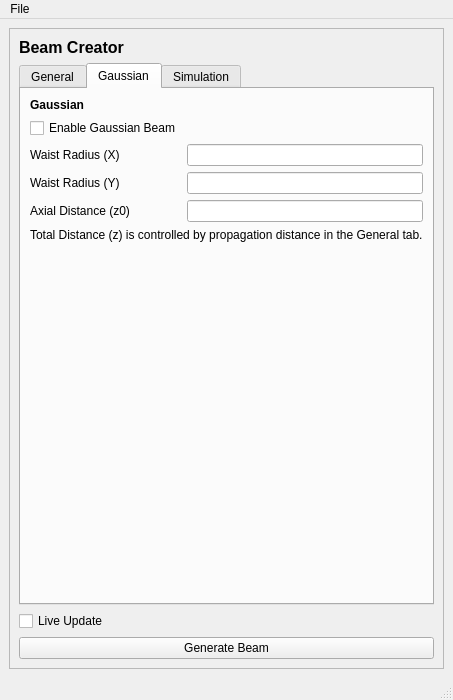
<?xml version="1.0" encoding="UTF-8"?>
<ui version="4.0">
 <class>MainWindow</class>
 <widget class="QMainWindow" name="MainWindow">
  <property name="geometry">
   <rect>
    <x>0</x>
    <y>0</y>
    <width>396</width>
    <height>700</height>
   </rect>
  </property>
  <property name="windowTitle">
   <string>MainWindow</string>
  </property>
  <widget class="QWidget" name="centralwidget">
   <layout class="QGridLayout" name="gridLayout">
    <item row="0" column="0">
     <widget class="QFrame" name="frame_main">
      <property name="frameShape">
       <enum>QFrame::StyledPanel</enum>
      </property>
      <property name="frameShadow">
       <enum>QFrame::Raised</enum>
      </property>
      <layout class="QGridLayout" name="gridLayout_2">
       <item row="5" column="0" colspan="2">
        <widget class="QPushButton" name="pushButton_generate_beam">
         <property name="text">
          <string>Generate Beam</string>
         </property>
        </widget>
       </item>
       <item row="0" column="0">
        <widget class="QLabel" name="label_title">
         <property name="font">
          <font>
           <pointsize>12</pointsize>
           <weight>75</weight>
           <bold>true</bold>
          </font>
         </property>
         <property name="text">
          <string>Beam Creator</string>
         </property>
        </widget>
       </item>
       <item row="1" column="0" colspan="2">
        <widget class="QTabWidget" name="tabWidget">
         <property name="tabShape">
          <enum>QTabWidget::Rounded</enum>
         </property>
         <property name="currentIndex">
          <number>1</number>
         </property>
         <widget class="QWidget" name="tab_general">
          <attribute name="title">
           <string>General</string>
          </attribute>
          <layout class="QGridLayout" name="gridLayout_4">
           <item row="1" column="0">
            <spacer name="verticalSpacer_2">
             <property name="orientation">
              <enum>Qt::Vertical</enum>
             </property>
             <property name="sizeHint" stdset="0">
              <size>
               <width>20</width>
               <height>40</height>
              </size>
             </property>
            </spacer>
           </item>
           <item row="0" column="0">
            <widget class="QGroupBox" name="groupBox">
             <property name="title">
              <string/>
             </property>
             <property name="flat">
              <bool>true</bool>
             </property>
             <property name="checkable">
              <bool>false</bool>
             </property>
             <layout class="QGridLayout" name="gridLayout_3">
              <item row="3" column="1">
               <widget class="QLineEdit" name="lineEdit_beam_height">
                <property name="text">
                 <string>100e-6</string>
                </property>
               </widget>
              </item>
              <item row="5" column="1">
               <widget class="QLineEdit" name="lineEdit_shift_y">
                <property name="text">
                 <string>0.0</string>
                </property>
               </widget>
              </item>
              <item row="4" column="1">
               <widget class="QLineEdit" name="lineEdit_shift_x">
                <property name="text">
                 <string>0.0</string>
                </property>
               </widget>
              </item>
              <item row="9" column="0">
               <widget class="QLabel" name="label_shape">
                <property name="text">
                 <string>Shape</string>
                </property>
               </widget>
              </item>
              <item row="9" column="1">
               <widget class="QComboBox" name="comboBox_shape"/>
              </item>
              <item row="13" column="0">
               <widget class="QLabel" name="label_distance_value">
                <property name="text">
                 <string>Distance</string>
                </property>
               </widget>
              </item>
              <item row="3" column="0">
               <widget class="QLabel" name="label_length">
                <property name="text">
                 <string>Height (m)</string>
                </property>
               </widget>
              </item>
              <item row="13" column="1">
               <widget class="QLineEdit" name="lineEdit_distance_value">
                <property name="text">
                 <string>2.0e-3</string>
                </property>
               </widget>
              </item>
              <item row="0" column="0">
               <widget class="QLabel" name="label_name">
                <property name="text">
                 <string>Name</string>
                </property>
               </widget>
              </item>
              <item row="16" column="0">
               <widget class="QLabel" name="label_tilt_y">
                <property name="text">
                 <string>Tilt Y (deg)</string>
                </property>
               </widget>
              </item>
              <item row="0" column="1">
               <widget class="QLineEdit" name="lineEdit_name">
                <property name="text">
                 <string>Beam</string>
                </property>
               </widget>
              </item>
              <item row="6" column="0" colspan="2">
               <widget class="Line" name="line_3">
                <property name="orientation">
                 <enum>Qt::Horizontal</enum>
                </property>
               </widget>
              </item>
              <item row="15" column="0">
               <widget class="QLabel" name="label_tilt_x">
                <property name="text">
                 <string>Tilt X (deg)</string>
                </property>
               </widget>
              </item>
              <item row="2" column="0">
               <widget class="QLabel" name="label_diameter">
                <property name="text">
                 <string>Width (m)</string>
                </property>
               </widget>
              </item>
              <item row="4" column="0">
               <widget class="QLabel" name="label_height">
                <property name="text">
                 <string>Shift X (m)</string>
                </property>
               </widget>
              </item>
              <item row="15" column="1">
               <widget class="QLineEdit" name="lineEdit_tilt_x">
                <property name="text">
                 <string>0.0</string>
                </property>
               </widget>
              </item>
              <item row="10" column="0">
               <widget class="QLabel" name="label_convergence">
                <property name="text">
                 <string>Convergence</string>
                </property>
               </widget>
              </item>
              <item row="12" column="0">
               <widget class="QLabel" name="label_distance_mode">
                <property name="text">
                 <string>Distance</string>
                </property>
               </widget>
              </item>
              <item row="7" column="0">
               <widget class="QLabel" name="label_shaping_header">
                <property name="font">
                 <font>
                  <weight>75</weight>
                  <bold>true</bold>
                 </font>
                </property>
                <property name="text">
                 <string>Shaping</string>
                </property>
               </widget>
              </item>
              <item row="2" column="1">
               <widget class="QLineEdit" name="lineEdit_beam_width">
                <property name="text">
                 <string>100e-6</string>
                </property>
               </widget>
              </item>
              <item row="11" column="1">
               <widget class="QLineEdit" name="lineEdit_convergence_value">
                <property name="text">
                 <string>0</string>
                </property>
               </widget>
              </item>
              <item row="10" column="1">
               <widget class="QComboBox" name="comboBox_convergence"/>
              </item>
              <item row="12" column="1">
               <widget class="QComboBox" name="comboBox_distance_mode"/>
              </item>
              <item row="5" column="0">
               <widget class="QLabel" name="label_exponent">
                <property name="text">
                 <string>Shift Y (m)</string>
                </property>
               </widget>
              </item>
              <item row="8" column="1">
               <widget class="QComboBox" name="comboBox_spread"/>
              </item>
              <item row="18" column="0" colspan="2">
               <widget class="Line" name="line_4">
                <property name="orientation">
                 <enum>Qt::Horizontal</enum>
                </property>
               </widget>
              </item>
              <item row="11" column="0">
               <widget class="QLabel" name="label_convergence_value">
                <property name="text">
                 <string>Theta (deg)</string>
                </property>
               </widget>
              </item>
              <item row="8" column="0">
               <widget class="QLabel" name="label_spread">
                <property name="text">
                 <string>Spread</string>
                </property>
               </widget>
              </item>
              <item row="16" column="1">
               <widget class="QLineEdit" name="lineEdit_tilt_y">
                <property name="text">
                 <string>0.0</string>
                </property>
               </widget>
              </item>
              <item row="14" column="0">
               <widget class="QLabel" name="label_tilt_header">
                <property name="font">
                 <font>
                  <weight>75</weight>
                  <bold>true</bold>
                 </font>
                </property>
                <property name="text">
                 <string>Tilt</string>
                </property>
               </widget>
              </item>
             </layout>
            </widget>
           </item>
          </layout>
         </widget>
         <widget class="QWidget" name="tab">
          <attribute name="title">
           <string>Gaussian</string>
          </attribute>
          <layout class="QGridLayout" name="gridLayout_7">
           <item row="0" column="0">
            <widget class="QLabel" name="label_gaussian_header">
             <property name="font">
              <font>
               <weight>75</weight>
               <bold>true</bold>
              </font>
             </property>
             <property name="text">
              <string>Gaussian</string>
             </property>
            </widget>
           </item>
           <item row="1" column="0">
            <widget class="QCheckBox" name="checkBox_gaussian_enabled">
             <property name="text">
              <string>Enable Gaussian Beam</string>
             </property>
            </widget>
           </item>
           <item row="2" column="1">
            <widget class="QLineEdit" name="lineEdit_gaussian_waist_x"/>
           </item>
           <item row="2" column="0">
            <widget class="QLabel" name="label_gaussian_waist_x">
             <property name="text">
              <string>Waist Radius (X)</string>
             </property>
            </widget>
           </item>
           <item row="3" column="1">
            <widget class="QLineEdit" name="lineEdit_gaussian_waist_y"/>
           </item>
           <item row="4" column="1">
            <widget class="QLineEdit" name="lineEdit_gaussian_axial_z0"/>
           </item>
           <item row="6" column="0" colspan="2">
            <spacer name="verticalSpacer_3">
             <property name="orientation">
              <enum>Qt::Vertical</enum>
             </property>
             <property name="sizeHint" stdset="0">
              <size>
               <width>20</width>
               <height>40</height>
              </size>
             </property>
            </spacer>
           </item>
           <item row="4" column="0">
            <widget class="QLabel" name="label_gaussian_z0">
             <property name="text">
              <string>Axial Distance (z0)</string>
             </property>
            </widget>
           </item>
           <item row="3" column="0">
            <widget class="QLabel" name="label_gaussian_waist_y">
             <property name="text">
              <string>Waist Radius (Y)</string>
             </property>
            </widget>
           </item>
           <item row="5" column="0" colspan="2">
            <widget class="QLabel" name="label_gaussian_z_total">
             <property name="text">
              <string>Total Distance (z) is controlled by propagation distance in the General tab.</string>
             </property>
            </widget>
           </item>
          </layout>
         </widget>
         <widget class="QWidget" name="tab_grating">
          <attribute name="title">
           <string>Simulation</string>
          </attribute>
          <layout class="QGridLayout" name="gridLayout_5">
           <item row="0" column="0">
            <widget class="QGroupBox" name="groupBox_2">
             <property name="title">
              <string/>
             </property>
             <property name="flat">
              <bool>true</bool>
             </property>
             <layout class="QGridLayout" name="gridLayout_6">
              <item row="5" column="0">
               <widget class="QLabel" name="label">
                <property name="text">
                 <string>Wavelength (m)</string>
                </property>
               </widget>
              </item>
              <item row="2" column="0">
               <widget class="QLabel" name="label_pixelsize">
                <property name="text">
                 <string>Pixel Size</string>
                </property>
               </widget>
              </item>
              <item row="7" column="1">
               <widget class="QComboBox" name="comboBox_propagation_type"/>
              </item>
              <item row="1" column="0">
               <widget class="QLabel" name="label_sim_header">
                <property name="font">
                 <font>
                  <weight>75</weight>
                  <bold>true</bold>
                 </font>
                </property>
                <property name="text">
                 <string>Simulation</string>
                </property>
               </widget>
              </item>
              <item row="4" column="0">
               <widget class="QLabel" name="label_sim_height">
                <property name="text">
                 <string>Sim Height (m)</string>
                </property>
               </widget>
              </item>
              <item row="2" column="1">
               <widget class="QLineEdit" name="lineEdit_pixelsize">
                <property name="text">
                 <string>1e-6</string>
                </property>
               </widget>
              </item>
              <item row="5" column="1">
               <widget class="QLineEdit" name="lineEdit_sim_wavelength">
                <property name="text">
                 <string>488e-9</string>
                </property>
               </widget>
              </item>
              <item row="7" column="0">
               <widget class="QLabel" name="label_propagation_type">
                <property name="text">
                 <string>Propagation</string>
                </property>
               </widget>
              </item>
              <item row="9" column="1">
               <widget class="QLineEdit" name="lineEdit_medium">
                <property name="text">
                 <string>1.0</string>
                </property>
               </widget>
              </item>
              <item row="8" column="0">
               <widget class="QLabel" name="label_propagation_step">
                <property name="text">
                 <string>Num Steps</string>
                </property>
               </widget>
              </item>
              <item row="8" column="1">
               <widget class="QLineEdit" name="lineEdit_propagation_step">
                <property name="text">
                 <string>10</string>
                </property>
               </widget>
              </item>
              <item row="11" column="1">
               <spacer name="verticalSpacer">
                <property name="orientation">
                 <enum>Qt::Vertical</enum>
                </property>
                <property name="sizeHint" stdset="0">
                 <size>
                  <width>20</width>
                  <height>40</height>
                 </size>
                </property>
               </spacer>
              </item>
              <item row="4" column="1">
               <widget class="QLineEdit" name="lineEdit_sim_height">
                <property name="text">
                 <string>500e-6</string>
                </property>
               </widget>
              </item>
              <item row="9" column="0">
               <widget class="QLabel" name="label_medium">
                <property name="text">
                 <string>Output Medium</string>
                </property>
               </widget>
              </item>
              <item row="3" column="1">
               <widget class="QLineEdit" name="lineEdit_sim_width">
                <property name="text">
                 <string>500e-6</string>
                </property>
               </widget>
              </item>
              <item row="10" column="0" colspan="2">
               <widget class="Line" name="line">
                <property name="orientation">
                 <enum>Qt::Horizontal</enum>
                </property>
               </widget>
              </item>
              <item row="3" column="0">
               <widget class="QLabel" name="label_sim_width">
                <property name="text">
                 <string>Sim Width (m)</string>
                </property>
               </widget>
              </item>
              <item row="6" column="0">
               <widget class="QLabel" name="label_2">
                <property name="text">
                 <string>Amplitude</string>
                </property>
               </widget>
              </item>
              <item row="6" column="1">
               <widget class="QLineEdit" name="lineEdit_sim_amplitude">
                <property name="text">
                 <string>10000</string>
                </property>
               </widget>
              </item>
             </layout>
            </widget>
           </item>
          </layout>
         </widget>
        </widget>
       </item>
       <item row="2" column="0">
        <widget class="QCheckBox" name="checkBox_live_update">
         <property name="text">
          <string>Live Update</string>
         </property>
        </widget>
       </item>
      </layout>
     </widget>
    </item>
   </layout>
  </widget>
  <widget class="QMenuBar" name="menubar">
   <property name="geometry">
    <rect>
     <x>0</x>
     <y>0</y>
     <width>396</width>
     <height>21</height>
    </rect>
   </property>
   <widget class="QMenu" name="menuFile">
    <property name="title">
     <string>File</string>
    </property>
    <addaction name="actionSave_Configuration"/>
    <addaction name="actionLoad_Configuration"/>
   </widget>
   <addaction name="menuFile"/>
  </widget>
  <widget class="QStatusBar" name="statusbar"/>
  <action name="actionSave_Configuration">
   <property name="text">
    <string>Save Configuration</string>
   </property>
  </action>
  <action name="actionLoad_Configuration">
   <property name="text">
    <string>Load Configuration</string>
   </property>
  </action>
 </widget>
 <resources/>
 <connections/>
</ui>
